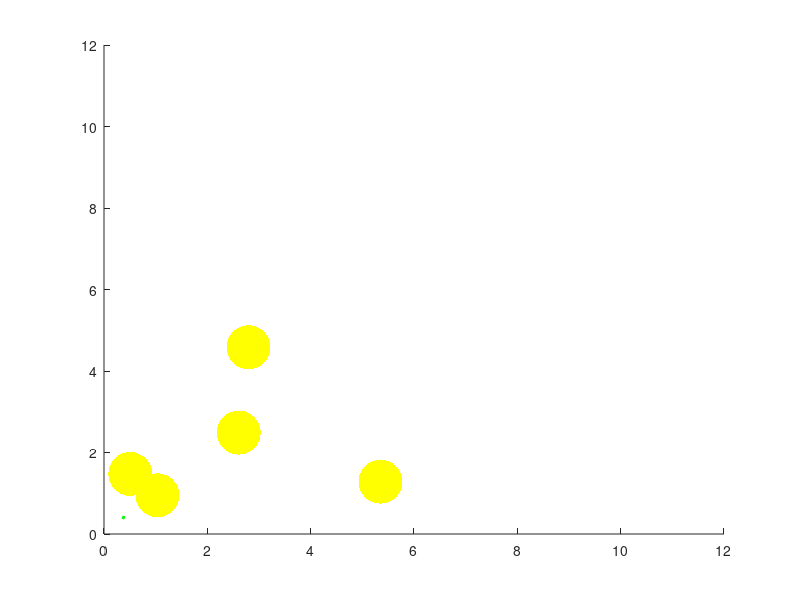

Write the MATLAB code that produced this figure. (Note: this script raises an error after producing the figure.)
start=rand(1);endp=[9 9 9];
Qo=0;L=0.5;D=0.5;m=0;t=0;
hold on;
r1=rand(1,3)*10;
r2=rand(1,3)*9;
r3=rand(1,3)*7;
r4=rand(1,3)*5;
r5=rand(1,3)*3;
R1=scatter3(r1(1),r1(2),r1(3),1000,'y','fill');
R2=scatter3(r2(1),r2(2),r2(3),1000,'y','fill');
R3=scatter3(r3(1),r3(2),r3(3),1000,'y','fill');
R4=scatter3(r4(1),r4(2),r4(3),1000,'y','fill');
R5=scatter3(r5(1),r5(2),r5(3),1000,'y','fill');
axis([0 12 0 12 0 12]);
whitebg([0 .5 .7]);
pause(4);

cx=start;cy=start;cz=start;

while(cx<=endp(1) || cy<=endp(2))
  x=cx+(rand(1,100)*0.5);
  y=cy+(rand(1,100)*0.5);
  z=cz+(rand(1,100)*0.5);  
    if(t==5)
      delete(R1,R2,R3,R4,R5);
      
      
      r1=r1-rand(1,3)*0.5;
      r2=r2-rand(1,3)*0.5;
      r3=r3+rand(1,3)*0.5;
      r4=r4+rand(1,3)*0.5;
      r5=r5+rand(1,3)*0.5;
      R1=scatter3(r1(1),r1(2),r1(3),1000,'y','fill');
      R2=scatter3(r2(1),r2(2),r2(3),1000,'y','fill');
      R3=scatter3(r3(1),r3(2),r3(3),1000,'y','fill');
      R4=scatter3(r4(1),r4(2),r4(3),1000,'y','fill');
      R5=scatter3(r5(1),r5(2),r5(3),1000,'y','fill');
      
      pause(0.5);
      
      t=0;
    end
    
   t=t+1;
    

dr1x=abs((r1(1)-x));  dr1y=abs((r1(2)-y));  dr1z=abs((r1(3)-z));
dr2x=abs((r2(1)-x));  dr2y=abs((r2(2)-y));  dr2z=abs((r2(3)-z));
dr3x=abs((r3(1)-x));  dr3y=abs((r3(2)-y));  dr3z=abs((r3(3)-z));
dr4x=abs((r4(1)-x));  dr4y=abs((r4(2)-y));  dr4z=abs((r4(3)-z));
dr5x=abs((r5(1)-x));  dr5y=abs((r5(2)-y));  dr5z=abs((r5(3)-z));

R=dr1x+dr1y+dr1z+dr2x+dr2y+dr2z+dr3x+dr3y+dr3z+dr4x+dr4y+dr4z+dr5x+dr5y+dr5z;

dex=abs((endp(1)-x));    dey=abs((endp(2)-y));     dez=abs((endp(3)-z));
E=dex+dey+dez;

Qn=Qo+L*((-1*E)+(D*m)-Qo)+R;   
m=max(Qn);
h=find(Qn==m);

   if(dr1x(h)<1.5||dr2x(h)<1.5||dr3x(h)<1.5||dr4x(h)<1.5||dr5x(h)<1.5||dr1y(h)<1.5||dr2y(h)<1.5||dr3y(h)<1.5||dr4y(h)<1.5||dr5y(h)<1.5||dr1z(h)<1.5||dr2z(h)<1.5||dr3z(h)<1.5||dr4z(h)<1.5||dr5z(h)<1.5)
      Qn(h)=min(Qn);
      m=max(Qn);
      h=find(Qn==m);
   end
ni=x(h);nj=y(h);nk=z(h);

X=[ni cx];Y=[nj cy];Z=[nk cz];
plot3(X,Y,Z,'g','linewidth',2);
text(X,Y,Z,'');
grid on;
xlabel('x axis');
ylabel('y axis');
zlabel('z axis');
cx=ni; cy=nj; cz=nk;
printmat(Qn);
display(m);
Qo=Qn;


end
pause(0.5); 
legend('path',0);
hold off;


